Frame 1 (no input): blank canvas, image omitted
Frame 60 (no input): blank canvas, image omitted
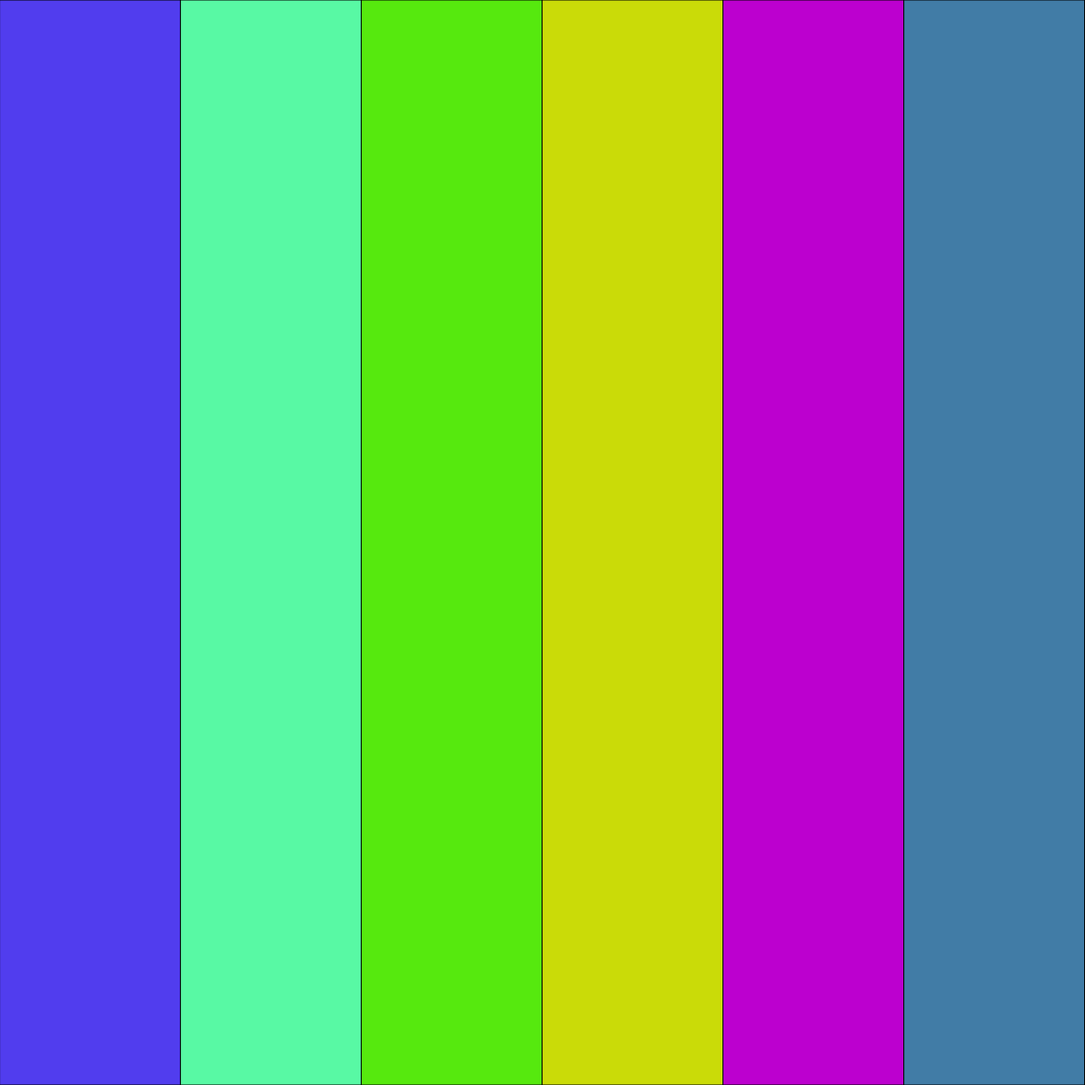
Frame 120 (the mouse pressed at the canvas centre since frame 60)

The p5.js sketch whose frames 1 and 60 were blank and that drew this single picture after the mouse press (run headless with seeded random() and noise() and a simulated clock; from frame 60 on, the mouse is pressed at the canvas centre):

// p5.js sketch
// ── sketch.js
function setup() {
  createCanvas(1200,1200);
}

function draw() {
  if (mouseIsPressed === true)
  {
    generatePalette();
  }
}

function generatePalette() {
  for(rectX = 0; rectX <= 8; rectX++){
    fill(random(0,255),random(0,255),random(0,255));
    rect(0 + (rectX * 200),0,200,1200);
  }
}
